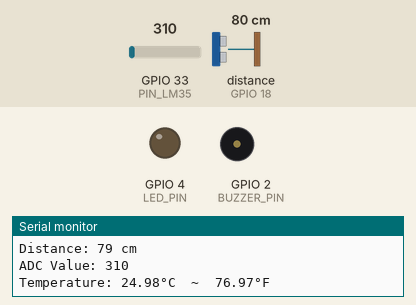
Bench run of a sketch on a simulated ESP32. Shown: output pins drawn as LEDs (lit = HIGH), buzzer (waves = sounding, pin HIGH), the last lines printed to the serial monitor. Wiring (inferred from the names in the program): ultrasonic range finder: trigger GPIO 5; echo GPIO 18. The inputs (shaded band) are chosen by the test bench; at power-on: distance to the obstacle (sensor on GPIO 18) 80 cm, GPIO 33 (PIN_LM35) = 310. The echo pulse lasts 58.3 µs per cm; pins used as bus, display or sensor lines are not drawn.

Above: at 2.8 s.
2.9 s: distance to the obstacle (sensor on GPIO 18) set to 23 cm
5.6 s: distance to the obstacle (sensor on GPIO 18) set to 18 cm
At 7.5 s:
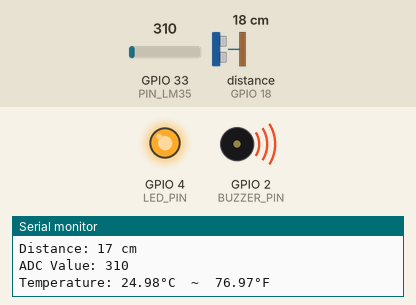
8.3 s: distance to the obstacle (sensor on GPIO 18) set to 35 cm
At 11.1 s:
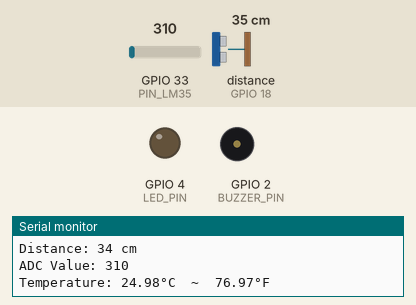
11.5 s: distance to the obstacle (sensor on GPIO 18) set to 2 cm
At 12.7 s:
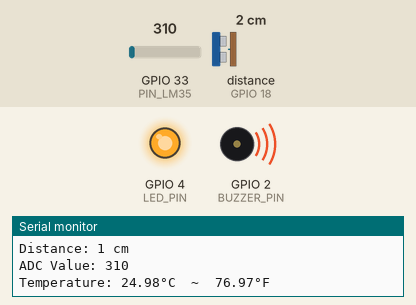
Timing chart, 0 to 14.5 s (numbered marks = the images above; inputs shaded):
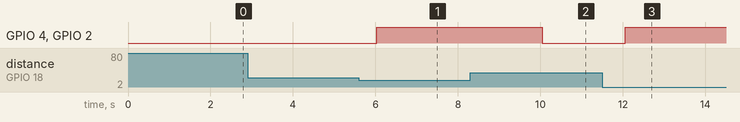

Measured:
- the behaviour switches between 21 and 20 cm on distance to the obstacle (sensor on GPIO 18) (found by bisection; images 0 and 1)
- after the input at 5.6 s, GPIO 4 (LED_PIN), GPIO 2 (BUZZER_PIN): LOW → HIGH after 0.43 s
- after the input at 8.3 s, GPIO 4 (LED_PIN), GPIO 2 (BUZZER_PIN): HIGH → LOW after 1.7 s
- after the input at 11.5 s, GPIO 4 (LED_PIN), GPIO 2 (BUZZER_PIN): LOW → HIGH after 0.55 s

The sketch:

ALARMCKT.ino
```cpp
// Distance Sensor Definitions
#define BUZZER_PIN 2
#define TRIG_PIN 5
#define ECHO_PIN 18
#define LED_PIN 4           // Define the LED pin
#define MAX_DISTANCE 100     // Maximum distance threshold (100 cm)

// Temperature Sensor Definitions
#define ADC_VREF_mV 3300.0   // ESP32's ADC reference voltage in millivolts
#define ADC_RESOLUTION 4095.0 // ESP32's ADC resolution (12-bit)
#define PIN_LM35 33          // Pin connected to LM35 sensor
#define TEMP_THRESHOLD 40.0  // Temperature threshold in °C for buzzer

void setup() {
  // Distance Sensor Setup
  pinMode(BUZZER_PIN, OUTPUT);
  pinMode(TRIG_PIN, OUTPUT);
  pinMode(ECHO_PIN, INPUT);
  pinMode(LED_PIN, OUTPUT);  // Set LED pin as output
  Serial.begin(115200);      // Initialize serial communication for distance readings

  // Temperature Sensor Setup
  Serial.begin(9600);        // Initialize serial communication for temperature readings
}

long readDistance() {
  digitalWrite(TRIG_PIN, LOW);
  delayMicroseconds(2);
  digitalWrite(TRIG_PIN, HIGH);
  delayMicroseconds(10);      // Standard 10us pulse width
  digitalWrite(TRIG_PIN, LOW);

  long duration = pulseIn(ECHO_PIN, HIGH, 6000);  // Timeout for 1 meter (6ms)

  // If duration is 0, no echo was received, return 0 cm
  if (duration == 0) {
    return 0;  // No object detected
  }

  // Convert the time into a distance in cm
  long distance = duration * 0.034 / 2;

  // Return distance if it's less than the maximum distance threshold
  if (distance <= MAX_DISTANCE) {
    return distance;
  } else {
    return 0;  // Return 0 if the distance is out of valid range
  }
}

void loop() {
  // Distance Measurement
  long distance = readDistance();

  // Print the distance
  if (distance > 0) {
    Serial.print("Distance: ");
    Serial.print(distance);
    Serial.println(" cm");
  } else {
    Serial.println("No object detected");
  }

  // Temperature Measurement
  int adcVal = analogRead(PIN_LM35);  // Read the ADC value from the LM35

  // Convert ADC value to voltage in millivolts
  float milliVolt = (adcVal * ADC_VREF_mV) / ADC_RESOLUTION;

  // Convert voltage to temperature (LM35 gives 10mV per degree Celsius)
  float tempC = milliVolt / 10.0;
  float tempF = tempC * 9.0 / 5.0 + 32.0;

  // Print ADC value, temperature in both Celsius and Fahrenheit
  Serial.print("ADC Value: ");
  Serial.println(adcVal);
  Serial.print("Temperature: ");
  Serial.print(tempC);
  Serial.print("°C");
  Serial.print("  ~  ");
  Serial.print(tempF);
  Serial.println("°F");

  // Activate the buzzer and LED if the object is within 20 cm or if temperature is above 40°C
  if ((distance > 0 && distance < 20) || tempC > TEMP_THRESHOLD) {
    digitalWrite(BUZZER_PIN, HIGH);
    digitalWrite(LED_PIN, HIGH);  // Turn LED on
  } else {
    digitalWrite(BUZZER_PIN, LOW);
    digitalWrite(LED_PIN, LOW);   // Turn LED off
  }

  delay(2000);  // Delay for 2 seconds between readings
}
```
